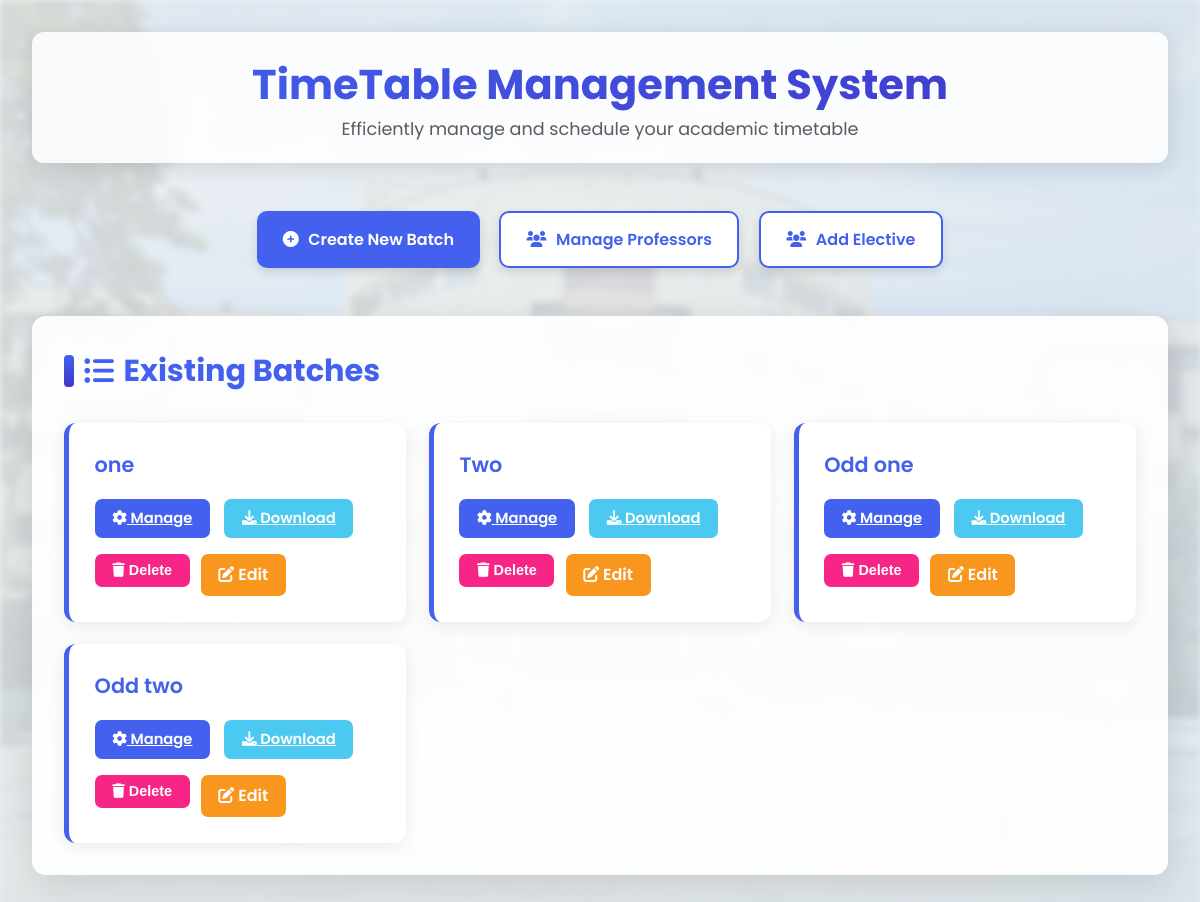
The app's page /departments/1, older data.
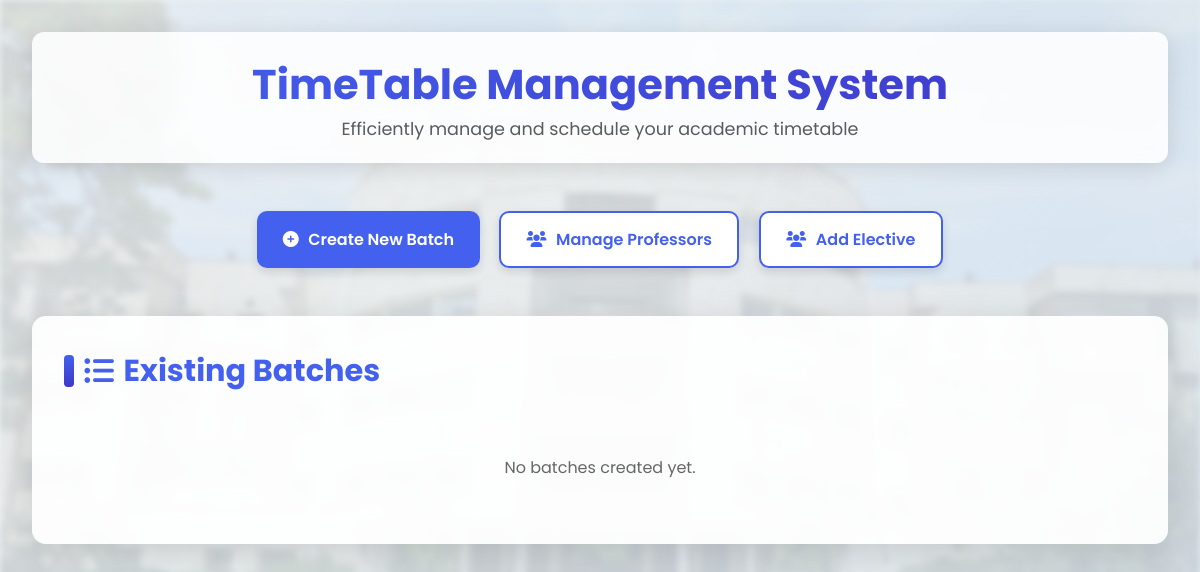
The same page, newer data.
### app.py (models this page shows)
class Batch(db.Model):
    id = db.Column(db.Integer, primary_key=True)
    name = db.Column(db.String(50), unique=True, nullable=False)
    capacity = db.Column(db.Integer, nullable=False)
    courses = db.relationship('Course', backref='batch', lazy=True)
    odd_sem = db.Column(db.Boolean, default=False,nullable=False)
    department_id = db.Column(db.Integer, db.ForeignKey('department.id'), nullable=False)
    semester = db.Column(db.Integer, nullable=False)
    department = db.relationship('Department', backref=db.backref('batches', lazy=True))

### app.py (the view)
@app.route('/departments/<int:department_id>', methods=['GET', 'POST'])
def manage_department(department_id):
    classrooms = Building.query.all()
    batch = Batch.query.filter_by(department_id=department_id).all()
    return render_template(
        'batches.html',
        batches=batch,
        department_id=department_id,
        classrooms=classrooms
    )

### templates/batches.html (shortened to what this page needs)
<!DOCTYPE html>
<html lang="en">
<head>
    <link rel="stylesheet"
          href="https://cdnjs.cloudflare.com/ajax/libs/font-awesome/6.0.0-beta3/css/all.min.css">
</head>
<body>
    <div class="container">
        <header>
            <h1>TimeTable Management System</h1>
            <p class="subtitle">Efficiently manage and schedule your academic timetable</p>
        </header>
        <div class="actions">
            <a href="{{ url_for('create_batch', department_id=department_id) }}" class="btn btn-primary">
                <i class="fas fa-plus-circle"></i> Create New Batch
            </a>
            <a href="{{ url_for('manage_professors', department_id=department_id) }}" class="btn btn-secondary">
                <i class="fas fa-users"></i> Manage Professors
            </a>
            <a href="{{ url_for('elective_course', department_id=department_id) }}" class="btn btn-secondary">
                <i class="fas fa-users"></i> Add Elective
            </a>
        </div>
        <div class="card-container">
            <h2><i class="fas fa-list-ul"></i> Existing Batches</h2>
            {% if batches %}
            <div class="batch-list">
                {% for batch in batches %}
                <div class="batch-card">
                    <div class="batch-name">{{ batch.name }}</div>
                    <div class="batch-actions">
                        <a href="{{ url_for('manage_batch', batch_id=batch.id) }}" class="batch-btn manage">
                            <i class="fas fa-cog"></i> Manage
                        </a>
                        <a href="{{ url_for('download_timetable', batch_id=batch.id) }}" class="batch-btn download">
                            <i class="fas fa-download"></i> Download
                        </a>
                    </div>
                    <div style="margin-top: 1rem; display: flex; gap: .7rem;">
                        <form action="{{ url_for('delete_batch', id=batch.id) }}" method="post">
                            <button type="submit" class="delete-btn"
                                onclick="return confirm('Delete {{ batch.name }}?')">
                                <i class="fas fa-trash"></i> Delete
                            </button>
                        </form>
                        <a href="{{ url_for('edit_batch', id=batch.id,department_id=department_id) }}" class="edit-btn">
                            <i class="fas fa-edit"></i> Edit
                        </a>
                    </div>
                </div>
                {% endfor %}
            </div>
            {% else %}
            <p style="text-align:center; padding:2rem; color:#666;">No batches created yet.</p>
            {% endif %}
        </div>
    </div>
</body>
</html>

Row changes from the older to the newer data that the page shows:
no longer on this page (row edited): Batch: name "one"
no longer on this page (row edited): Batch: name "Two"
removed Batch: name "Odd one"
removed Batch: name "Odd two"
Text that changed along with them:
text now shown: "No batches created yet."
